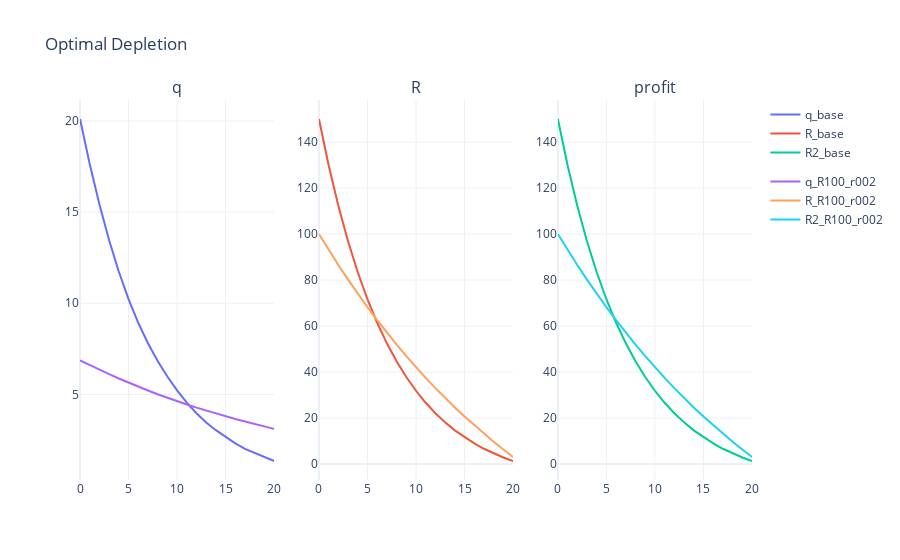

The notebook cell this image was saved under:
### Markdown cell above
You have a finite resource oil $R$ which is extracted at $q_t$, with constant costs $c$ for every period $t$ with a constant discount rate $r$. Profit $\pi_t$ is defined below, as well as the maximal extraction constraint. 
Complete the code below so that the optimization model runs with good results.  

$$
\begin{array}{l}
    \pi_t = q_t ^{0.5} - c  \\
    \\
    R_t - q_{t} = R_{t+1}\\
    \\
    \sum_0^{T} q_t \overset{!}{\leq} R_0\\
    \\
    \rho^t = 1/(1+r)^t\\
\end{array}
$$
Hints for what to do step by step (marked by `<...>` in the code): 
1. Define the time varying parameter `rho`
2. Complete the function defining the profit variable `f_profit`
3. Apply the constraint function correctly
4. Run the model again with $R_0 = 100$ and $r = 0.02$. 
5. Add the results of this second model run to the plot.

### Code cell
def optim_depletion(T = 20, r = 0.07 , c = 1, R0 = 150):
    # params
    rho = 1/(1+r)**np.arange(T+1)

    # State Variables -----------------------------------
    def f_R(i_q):
        R = np.zeros(T+1)
        R[0] = R0
        for t in range(1, T+1):
            R[t] = R[t-1] - i_q[t-1]
        return R

    def f_profit(i_q):
        profit = np.zeros(T+1)
        for t in range(T+1):
            profit[t] = (i_q[t]**0.5 - c)
        return profit

    # Objective Function --------------------------------
    def f_obj(i_q):
        profit = f_profit(i_q)
        obj_value = np.sum(profit * rho)
        return -1* obj_value

    # Decision Variables -------------------------------
    q = np.full(T+1, 2)
    bnds = [(0, R0) for t in range(T+1)]  

    # Constraints --------------------------------------
    def c_total_extr(i_q):
        return R0 - sum([i_q[t] for t in range(T+1)])

    constr = [
        {'type': 'ineq', 'fun': c_total_extr},
    ]


    # Optimization --------------------------------------
    res = opt.minimize(f_obj, q, bounds=bnds, constraints=constr)

    # Results to Dataframe ------------------------------
    q_opt = res.x
    R_opt = f_R(q_opt)

    df = pd.DataFrame({
        't': np.arange(T+1),
        'q': q_opt,
        'R': R_opt,
        'R2': R_opt,
    })
    return df

df_optdepl = optim_depletion()
df_optdepl_R100_r002 = optim_depletion(R0= 100, r = 0.02)


fig = make_subplots(rows=1, cols=3, subplot_titles=('q', 'R', 'profit'))
add_trace_1x3_subplot(fig, df_optdepl, 't', ('q', 'R', 'R2'), '_base')
add_trace_1x3_subplot(fig, df_optdepl_R100_r002, 't', ('q', 'R', 'R2'), '_R100_r002')

fig.update_layout(title='Optimal Depletion', template='plotly_white')
fig.show()

### Figure 1 — Plotly figure (JSON) as saved in the notebook; plotly's stock layout.template omitted (floating-point values rounded to 4 significant figures)
{"data": [{"legendgroup": "_base", "mode": "lines", "name": "q_base", "type": "scatter", "x": [0, 1, 2, 3, 4, 5, 6, 7, 8, 9, 10, 11, 12, 13, 14, 15, 16, 17, 18, 19, 20], "xaxis": "x", "y": [20.1, 17.64, 15.42, 13.46, 11.73, 10.22, 8.927, 7.807, 6.836, 5.982, 5.223, 4.55, 3.963, 3.462, 3.037, 2.659, 2.312, 2.01, 1.774, 1.538, 1.347], "yaxis": "y"}, {"legendgroup": "_base", "mode": "lines", "name": "R_base", "type": "scatter", "x": [0, 1, 2, 3, 4, 5, 6, 7, 8, 9, 10, 11, 12, 13, 14, 15, 16, 17, 18, 19, 20], "xaxis": "x2", "y": [150, 129.9, 112.3, 96.83, 83.38, 71.65, 61.43, 52.5, 44.69, 37.86, 31.87, 26.65, 22.1, 18.14, 14.68, 11.64, 8.98, 6.668, 4.659, 2.885, 1.347], "yaxis": "y2"}, {"legendgroup": "_base", "mode": "lines", "name": "R2_base", "type": "scatter", "x": [0, 1, 2, 3, 4, 5, 6, 7, 8, 9, 10, 11, 12, 13, 14, 15, 16, 17, 18, 19, 20], "xaxis": "x3", "y": [150, 129.9, 112.3, 96.83, 83.38, 71.65, 61.43, 52.5, 44.69, 37.86, 31.87, 26.65, 22.1, 18.14, 14.68, 11.64, 8.98, 6.668, 4.659, 2.885, 1.347], "yaxis": "y3"}, {"legendgroup": "_R100_r002", "mode": "lines", "name": "q_R100_r002", "type": "scatter", "x": [0, 1, 2, 3, 4, 5, 6, 7, 8, 9, 10, 11, 12, 13, 14, 15, 16, 17, 18, 19, 20], "xaxis": "x", "y": [6.87, 6.608, 6.355, 6.11, 5.873, 5.644, 5.424, 5.212, 5.008, 4.813, 4.625, 4.445, 4.273, 4.108, 3.949, 3.797, 3.651, 3.51, 3.373, 3.24, 3.11], "yaxis": "y"}, {"legendgroup": "_R100_r002", "mode": "lines", "name": "R_R100_r002", "type": "scatter", "x": [0, 1, 2, 3, 4, 5, 6, 7, 8, 9, 10, 11, 12, 13, 14, 15, 16, 17, 18, 19, 20], "xaxis": "x2", "y": [100, 93.13, 86.52, 80.17, 74.06, 68.18, 62.54, 57.12, 51.9, 46.89, 42.08, 37.46, 33.01, 28.74, 24.63, 20.68, 16.88, 13.23, 9.723, 6.35, 3.11], "yaxis": "y2"}, {"legendgroup": "_R100_r002", "mode": "lines", "name": "R2_R100_r002", "type": "scatter", "x": [0, 1, 2, 3, 4, 5, 6, 7, 8, 9, 10, 11, 12, 13, 14, 15, 16, 17, 18, 19, 20], "xaxis": "x3", "y": [100, 93.13, 86.52, 80.17, 74.06, 68.18, 62.54, 57.12, 51.9, 46.89, 42.08, 37.46, 33.01, 28.74, 24.63, 20.68, 16.88, 13.23, 9.723, 6.35, 3.11], "yaxis": "y3"}], "layout": {"annotations": [{"font": {"size": 16}, "showarrow": false, "text": "q", "x": 0.1444, "xanchor": "center", "xref": "paper", "y": 1, "yanchor": "bottom", "yref": "paper"}, {"font": {"size": 16}, "showarrow": false, "text": "R", "x": 0.5, "xanchor": "center", "xref": "paper", "y": 1, "yanchor": "bottom", "yref": "paper"}, {"font": {"size": 16}, "showarrow": false, "text": "profit", "x": 0.8556, "xanchor": "center", "xref": "paper", "y": 1, "yanchor": "bottom", "yref": "paper"}], "title": {"text": "Optimal Depletion"}, "xaxis": {"anchor": "y", "domain": [0, 0.2889]}, "xaxis2": {"anchor": "y2", "domain": [0.3556, 0.6444]}, "xaxis3": {"anchor": "y3", "domain": [0.7111, 1]}, "yaxis": {"anchor": "x", "domain": [0, 1]}, "yaxis2": {"anchor": "x2", "domain": [0, 1]}, "yaxis3": {"anchor": "x3", "domain": [0, 1]}}}
